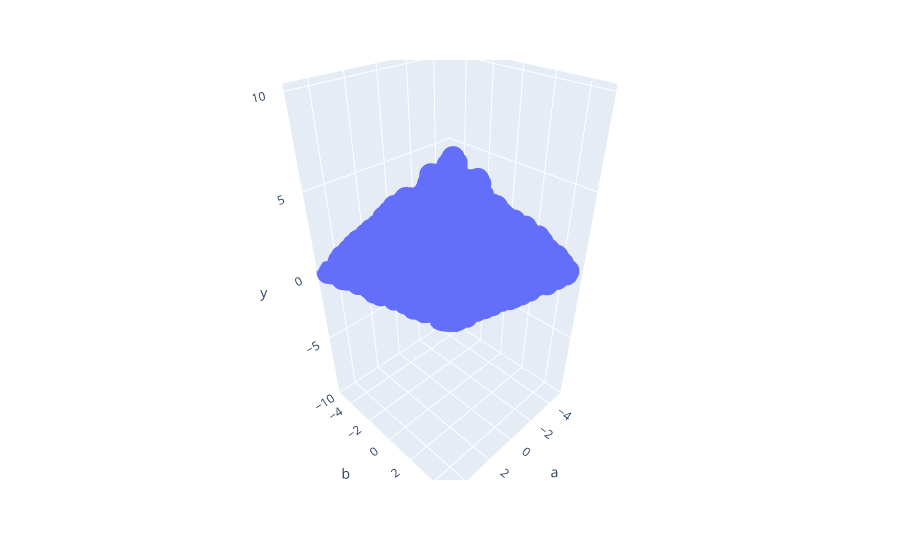

Here is the notebook cell this chart was saved with:
### Code cell
fig = px.scatter_3d(df, x='a',y='b',z='y')
fig.show()

### Figure 1 — Plotly figure (JSON) as saved in the notebook; plotly's stock layout.template omitted (floating-point values rounded to 4 significant figures; data arrays with more than 128 entries replaced by an {"elided": "..."} marker saying what was removed)
{"data": [{"hovertemplate": "a=%{x}<br>b=%{y}<br>y=%{z}<extra></extra>", "legendgroup": "", "marker": {"color": "#636efa", "symbol": "circle"}, "mode": "markers", "name": "", "scene": "scene", "showlegend": false, "type": "scatter3d", "x": {"elided": "1000 float values"}, "y": {"elided": "1000 float values"}, "z": {"elided": "1000 float values"}}], "layout": {"legend": {"tracegroupgap": 0}, "margin": {"t": 60}, "scene": {"domain": {"x": [0, 1], "y": [0, 1]}, "xaxis": {"title": {"text": "a"}}, "yaxis": {"title": {"text": "b"}}, "zaxis": {"title": {"text": "y"}}}}}
